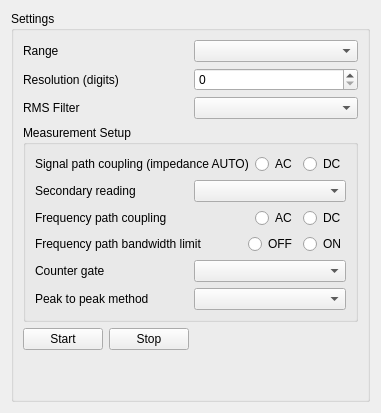
      <widget class="QWidget" name="aci_tab">
       <attribute name="title">
        <string>ACI</string>
       </attribute>
       <layout class="QVBoxLayout" name="verticalLayout_11">
        <item>
         <widget class="QGroupBox" name="aci_sett_groupbox">
          <property name="sizePolicy">
           <sizepolicy hsizetype="Preferred" vsizetype="Preferred">
            <horstretch>0</horstretch>
            <verstretch>0</verstretch>
           </sizepolicy>
          </property>
          <property name="title">
           <string>Settings</string>
          </property>
          <layout class="QVBoxLayout" name="verticalLayout_35">
           <item>
            <layout class="QHBoxLayout" name="horizontalLayout_36">
             <item>
              <widget class="QLabel" name="label_28">
               <property name="text">
                <string>Range</string>
               </property>
              </widget>
             </item>
             <item>
              <widget class="QComboBox" name="aci_range_combobox"/>
             </item>
            </layout>
           </item>
           <item>
            <layout class="QHBoxLayout" name="horizontalLayout_39">
             <item>
              <widget class="QLabel" name="label_29">
               <property name="text">
                <string>Resolution (digits)</string>
               </property>
              </widget>
             </item>
             <item>
              <widget class="QSpinBox" name="aci_resol_spinbox"/>
             </item>
            </layout>
           </item>
           <item>
            <layout class="QHBoxLayout" name="horizontalLayout_42">
             <item>
              <widget class="QLabel" name="label_32">
               <property name="text">
                <string>RMS Filter</string>
               </property>
              </widget>
             </item>
             <item>
              <widget class="QComboBox" name="aci_filter_combobox"/>
             </item>
            </layout>
           </item>
           <item>
            <widget class="QGroupBox" name="aci_meas_groupbox">
             <property name="sizePolicy">
              <sizepolicy hsizetype="Preferred" vsizetype="Preferred">
               <horstretch>0</horstretch>
               <verstretch>0</verstretch>
              </sizepolicy>
             </property>
             <property name="title">
              <string>Measurement Setup</string>
             </property>
             <layout class="QVBoxLayout" name="verticalLayout_36">
              <item>
               <layout class="QHBoxLayout" name="horizontalLayout_19">
                <item>
                 <widget class="QLabel" name="label_15">
                  <property name="sizePolicy">
                   <sizepolicy hsizetype="Expanding" vsizetype="Preferred">
                    <horstretch>0</horstretch>
                    <verstretch>0</verstretch>
                   </sizepolicy>
                  </property>
                  <property name="text">
                   <string>Signal path coupling (impedance AUTO)</string>
                  </property>
                 </widget>
                </item>
                <item>
                 <widget class="QRadioButton" name="aci_sac_radiobutton">
                  <property name="text">
                   <string>AC</string>
                  </property>
                 </widget>
                </item>
                <item>
                 <widget class="QRadioButton" name="aci_sdc_radiobutton">
                  <property name="text">
                   <string>DC</string>
                  </property>
                 </widget>
                </item>
               </layout>
              </item>
              <item>
               <layout class="QHBoxLayout" name="horizontalLayout_20">
                <item>
                 <widget class="QLabel" name="label_16">
                  <property name="text">
                   <string>Secondary reading</string>
                  </property>
                 </widget>
                </item>
                <item>
                 <widget class="QComboBox" name="aci_secread_combobox"/>
                </item>
               </layout>
              </item>
              <item>
               <layout class="QHBoxLayout" name="horizontalLayout_21">
                <item>
                 <widget class="QLabel" name="label_17">
                  <property name="sizePolicy">
                   <sizepolicy hsizetype="Expanding" vsizetype="Preferred">
                    <horstretch>0</horstretch>
                    <verstretch>0</verstretch>
                   </sizepolicy>
                  </property>
                  <property name="text">
                   <string>Frequency path coupling</string>
                  </property>
                 </widget>
                </item>
                <item>
                 <widget class="QRadioButton" name="aci_fac_radiobutton">
                  <property name="text">
                   <string>AC</string>
                  </property>
                  <attribute name="buttonGroup">
                   <string notr="true">buttonGroup_3</string>
                  </attribute>
                 </widget>
                </item>
                <item>
                 <widget class="QRadioButton" name="aci_fdc_radiobutton">
                  <property name="text">
                   <string>DC</string>
                  </property>
                  <attribute name="buttonGroup">
                   <string notr="true">buttonGroup_3</string>
                  </attribute>
                 </widget>
                </item>
               </layout>
              </item>
              <item>
               <layout class="QHBoxLayout" name="horizontalLayout_22">
                <item>
                 <widget class="QLabel" name="label_18">
                  <property name="sizePolicy">
                   <sizepolicy hsizetype="Expanding" vsizetype="Preferred">
                    <horstretch>0</horstretch>
                    <verstretch>0</verstretch>
                   </sizepolicy>
                  </property>
                  <property name="text">
                   <string>Frequency path bandwidth limit</string>
                  </property>
                 </widget>
                </item>
                <item>
                 <widget class="QRadioButton" name="aci_off_radiobutton">
                  <property name="text">
                   <string>OFF</string>
                  </property>
                  <attribute name="buttonGroup">
                   <string notr="true">buttonGroup_4</string>
                  </attribute>
                 </widget>
                </item>
                <item>
                 <widget class="QRadioButton" name="aci_on_radiobutton">
                  <property name="text">
                   <string>ON</string>
                  </property>
                  <attribute name="buttonGroup">
                   <string notr="true">buttonGroup_4</string>
                  </attribute>
                 </widget>
                </item>
               </layout>
              </item>
              <item>
               <layout class="QHBoxLayout" name="horizontalLayout_23">
                <item>
                 <widget class="QLabel" name="label_19">
                  <property name="text">
                   <string>Counter gate</string>
                  </property>
                 </widget>
                </item>
                <item>
                 <widget class="QComboBox" name="aci_count_combobox"/>
                </item>
               </layout>
              </item>
              <item>
               <layout class="QHBoxLayout" name="horizontalLayout_24">
                <item>
                 <widget class="QLabel" name="label_20">
                  <property name="text">
                   <string>Peak to peak method</string>
                  </property>
                 </widget>
                </item>
                <item>
                 <widget class="QComboBox" name="aci_pktpk_combobox"/>
                </item>
               </layout>
              </item>
             </layout>
            </widget>
           </item>
           <item>
            <layout class="QHBoxLayout" name="horizontalLayout_25">
             <item>
              <widget class="QPushButton" name="aci_start_pushbutton">
               <property name="text">
                <string>Start</string>
               </property>
              </widget>
             </item>
             <item>
              <widget class="QPushButton" name="aci_stop_pushbutton">
               <property name="text">
                <string>Stop</string>
               </property>
              </widget>
             </item>
             <item>
              <spacer name="horizontalSpacer_5">
               <property name="orientation">
                <enum>Qt::Horizontal</enum>
               </property>
               <property name="sizeHint" stdset="0">
                <size>
                 <width>40</width>
                 <height>20</height>
                </size>
               </property>
              </spacer>
             </item>
            </layout>
           </item>
           <item>
            <spacer name="verticalSpacer_4">
             <property name="orientation">
              <enum>Qt::Vertical</enum>
             </property>
             <property name="sizeHint" stdset="0">
              <size>
               <width>20</width>
               <height>40</height>
              </size>
             </property>
            </spacer>
           </item>
          </layout>
         </widget>
        </item>
       </layout>
      </widget>
